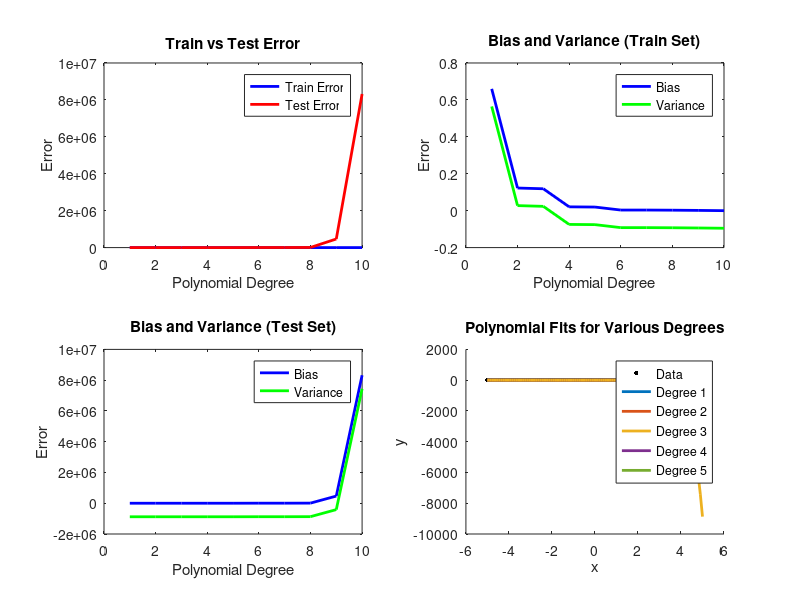
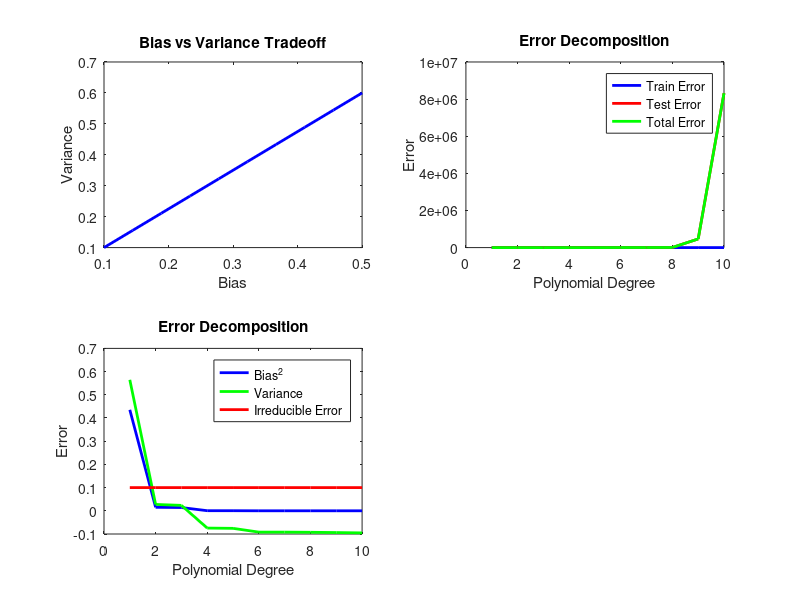

These figures' MATLAB source, in order:
%% Bias-Variance Tradeoff, Overfitting, Underfitting Example Script
% Expanded script with more detailed visualizations and breakdowns of bias, variance, and error.

clear;
clc;

%% Parameters (modify these values)
n = 100;  % Number of data points
d = 1;    % Number of features (1 for univariate)
poly_degree = 10;  % Polynomial degree (affects model complexity)
noise_level = 0.3; % Noise level for data generation
model_complexity = 5;  % Control the complexity of the model
train_test_split = 0.7; % Fraction of data used for training (rest is test)
data_type = 'random'; % Options: 'random', 'manual', 'file'

% Options for data generation
% For 'manual' input: x = [values]; y = [values];
% For 'file' input: Use a CSV with x in first column and y in second column.

%% Data Generation or Loading
disp('=== Data Generation or Loading ===');
switch data_type
    case 'random'
        % Generate synthetic data (x, y) with noise
        x = linspace(-5, 5, n)';
        y_true = sin(x); % True underlying function
        y = y_true + noise_level * randn(n, 1); % Add noise to the true function
        disp('Generated random synthetic data (x, y) with noise.');

    case 'manual'
        % Manually input your data here (x, y)
        % Example: x = [values]; y = [values];
        x = linspace(-5, 5, n)';
        y = sin(x) + noise_level * randn(n, 1); % Add noise
        disp('Manually generated data (x, y) with noise.');
        
    case 'file'
        % Load data from a CSV file (x, y format)
        filename = 'your_data.csv'; % Replace with your file path
        data = csvread(filename);
        x = data(:, 1);
        y = data(:, 2);
        disp(['Loaded data from file: ', filename]);
end

disp('Data Generation or Loading complete.');
disp('Data Summary:');
disp(['Number of Data Points: ', num2str(n)]);
disp(['First few points of x: ', num2str(x(1:5)')]);
disp(['First few points of y: ', num2str(y(1:5)')]);

% Split data into training and test sets
split_idx = round(train_test_split * n);
x_train = x(1:split_idx);
y_train = y(1:split_idx);
x_test = x(split_idx+1:end);
y_test = y(split_idx+1:end);

disp(['Training Data Size: ', num2str(length(x_train))]);
disp(['Test Data Size: ', num2str(length(x_test))]);
disp('--- Data Splitting Complete ---');

%% Model Training (Polynomial Regression)
disp('=== Model Training: Polynomial Regression ===');
train_errors = [];
test_errors = [];
degrees = 1:poly_degree;

for deg = degrees
    disp(['Training Polynomial Model with Degree: ', num2str(deg)]);
    
    % Fit polynomial regression model of degree 'deg'
    p = polyfit(x_train, y_train, deg);
    
    % Display the polynomial coefficients
    disp('Polynomial Coefficients:');
    disp(p);
    
    % Evaluate the model
    y_train_pred = polyval(p, x_train);
    y_test_pred = polyval(p, x_test);
    
    % Calculate train and test errors (Mean Squared Error)
    train_error = mean((y_train - y_train_pred).^2);
    test_error = mean((y_test - y_test_pred).^2);
    
    train_errors = [train_errors, train_error];
    test_errors = [test_errors, test_error];
    
    disp(['Train Error (Degree ', num2str(deg), '): ', num2str(train_error)]);
    disp(['Test Error (Degree ', num2str(deg), '): ', num2str(test_error)]);
end

disp('--- Model Training Complete ---');

%% Bias and Variance
disp('=== Bias and Variance Calculations ===');
bias_train = train_errors - min(train_errors);
variance_train = train_errors - mean(train_errors);
bias_test = test_errors - min(test_errors);
variance_test = test_errors - mean(test_errors);

disp('Bias and Variance for Train and Test Sets Calculated.');

%% Plot Results
disp('=== Plotting Results ===');

% Plotting Train and Test Errors vs Polynomial Degree
figure;
subplot(2, 2, 1);
plot(degrees, train_errors, 'b-', 'LineWidth', 2);
hold on;
plot(degrees, test_errors, 'r-', 'LineWidth', 2);
xlabel('Polynomial Degree');
ylabel('Error');
legend('Train Error', 'Test Error');
title('Train vs Test Error');
disp('Plot 1: Train vs Test Error');

% Plot Bias and Variance for Training Set
subplot(2, 2, 2);
plot(degrees, bias_train, 'b-', 'LineWidth', 2);
hold on;
plot(degrees, variance_train, 'g-', 'LineWidth', 2);
xlabel('Polynomial Degree');
ylabel('Error');
legend('Bias', 'Variance');
title('Bias and Variance (Train Set)');
disp('Plot 2: Bias and Variance (Train Set)');

% Plot Bias and Variance for Test Set
subplot(2, 2, 3);
plot(degrees, bias_test, 'b-', 'LineWidth', 2);
hold on;
plot(degrees, variance_test, 'g-', 'LineWidth', 2);
xlabel('Polynomial Degree');
ylabel('Error');
legend('Bias', 'Variance');
title('Bias and Variance (Test Set)');
disp('Plot 3: Bias and Variance (Test Set)');

% Plot Polynomial Fits
subplot(2, 2, 4);
hold on;
plot(x, y, 'k.', 'MarkerSize', 10); % True noisy data
for deg = degrees
    p = polyfit(x_train, y_train, deg);
    y_fit = polyval(p, x);
    plot(x, y_fit, 'LineWidth', 2);
end
xlabel('x');
ylabel('y');
legend('Data', 'Degree 1', 'Degree 2', 'Degree 3', 'Degree 4', 'Degree 5', 'Location', 'Best');
title('Polynomial Fits for Various Degrees');
disp('Plot 4: Polynomial Fits for Various Degrees');

%% Additional Plots to Illustrate Bias, Variance, and Error
% Bias vs Variance (General Concept)
figure;
subplot(2, 2, 1);
bias = linspace(0.1, 0.5, 10);
variance = linspace(0.1, 0.6, 10);
plot(bias, variance, 'b-', 'LineWidth', 2);
xlabel('Bias');
ylabel('Variance');
title('Bias vs Variance Tradeoff');
disp('Plot 5: Bias vs Variance Tradeoff (General Concept)');

% Train Error, Test Error, and Total Error Decomposition
subplot(2, 2, 2);
total_error = train_errors + test_errors;
plot(degrees, train_errors, 'b-', 'LineWidth', 2);
hold on;
plot(degrees, test_errors, 'r-', 'LineWidth', 2);
plot(degrees, total_error, 'g-', 'LineWidth', 2);
xlabel('Polynomial Degree');
ylabel('Error');
legend('Train Error', 'Test Error', 'Total Error');
title('Error Decomposition');
disp('Plot 6: Train Error, Test Error, and Total Error');

% Error Decomposition: Bias, Variance, Irreducible Error
subplot(2, 2, 3);
irreducible_error = 0.1 * ones(1, poly_degree);
plot(degrees, bias_train.^2, 'b-', 'LineWidth', 2);
hold on;
plot(degrees, variance_train, 'g-', 'LineWidth', 2);
plot(degrees, irreducible_error, 'r-', 'LineWidth', 2);
xlabel('Polynomial Degree');
ylabel('Error');
legend('Bias^2', 'Variance', 'Irreducible Error');
title('Error Decomposition');
disp('Plot 7: Bias, Variance, and Irreducible Error');
